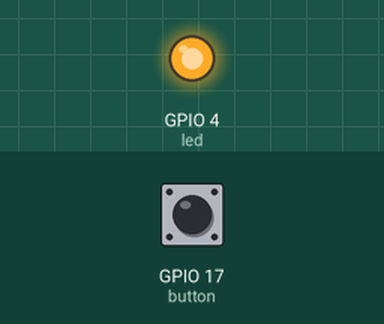
The program below on a simulated Raspberry Pi (BCM pin numbers). Parts: output pins drawn as LEDs (lit = HIGH). The inputs (shaded band) are chosen by the test bench; at power-on: GPIO 17 (button) HIGH.

Above: at 1.2 s.
1.3 s: GPIO 17 (button) pulled LOW for 0.15 s
At 1.37 s:
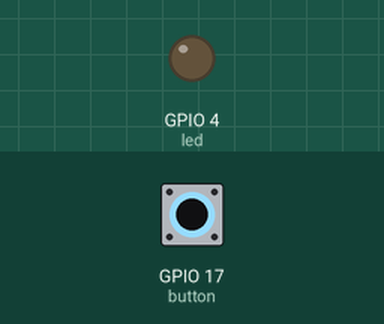
2.9 s: GPIO 17 (button) pulled LOW for 3.2 s
At 7.4 s:
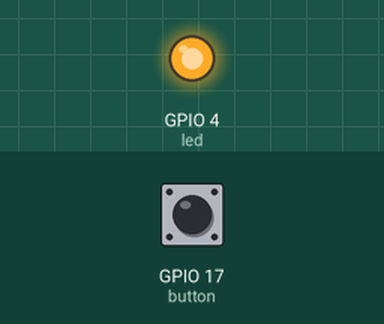
Timing chart, 0 to 8.9 s (numbered marks = the images above; inputs shaded):
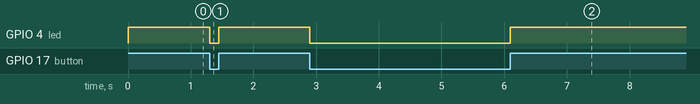

Measured:
- after the input at 1.3 s, GPIO 4 (led): HIGH → LOW at once, → HIGH 0.15 s later
- after the input at 2.9 s, GPIO 4 (led): HIGH → LOW at once, → HIGH 3.2 s later

The program:

button.py
```python
## This code is a basic working of a push button.
## When the button is pressed LED gets on and as soon as
## button is released led get's off.

## Also the led is by default off.

import RPi.GPIO as GPIO
from time import sleep

GPIO.setmode(GPIO.BCM)

sleepTime= .1

led=4
button=17


GPIO.setup(button, GPIO.IN, pull_up_down=GPIO.PUD_UP)
GPIO.setup(led, GPIO.OUT)
GPIO.output(led,True)     ## LED will remain on by-default.

try:
    while True:
        GPIO.output(led, GPIO.input(button))
finally:
    GPIO.output(led,False)
    GPIO.cleanup()
```
